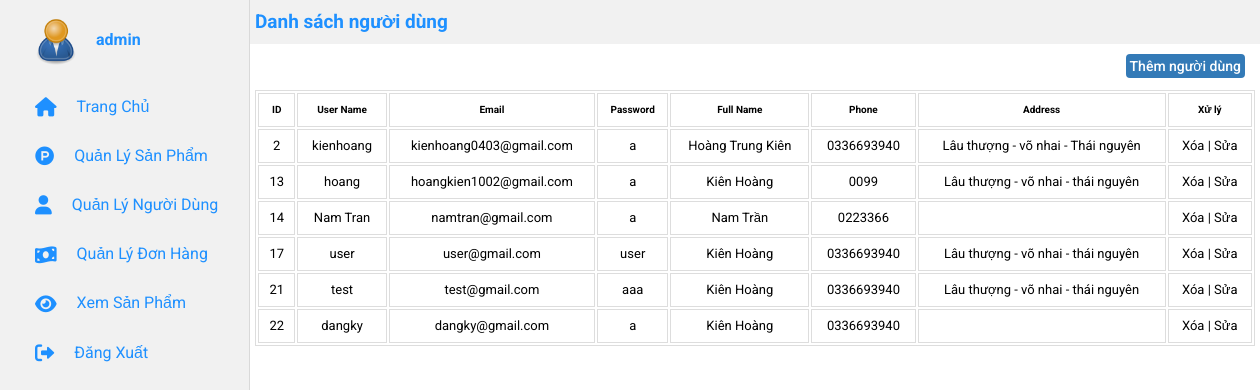
/index.php?controller=admin&action=user (signed in), run on the app's committed database.
### tables this page shows
CREATE TABLE `users` (
  `id` int(11) NOT NULL,
  `user_name` varchar(255) NOT NULL,
  `email` varchar(255) NOT NULL,
  `password` varchar(150) NOT NULL,
  `fullname` varchar(255) DEFAULT NULL,
  `phone` varchar(255) DEFAULT NULL,
  `address` varchar(255) DEFAULT NULL,
  `level` int(30) NOT NULL DEFAULT 1
);

### Controllers/BaseController.php (called while the page is built, shortened)
<?php
class BaseController
{
	protected function view($path, array $data = [])
	{
		return require (self::VIEW_FOLDER_NAME . '/' . str_replace('.', '/', $path) . '.php');
	}
}

### Views/frontend/admin/user.php (called while the page is built, shortened)
<?php
	$this->view('partitions.admins.users', [
			'users'  => $users,
		]);
?>

### Controllers/AdminController.php (called while the page is built, shortened)
<?php
class AdminController extends BaseController
{
	protected $userModel;
	public function __construct()
	{
		$this->userModel = new UserModel;
	}
	public function user()
	{
		$users = $this->userModel->getAll();
		$this->view('frontend.admin.user', [
			'users'  => $users,
		]);
	}
}
?>

### index.php (called while the page is built, shortened)
<?php
require './Core/Database.php';
require './helper/common.php';
require './Models/BaseModel.php';
require './Controllers/BaseController.php';
$actionName     = $_REQUEST['action'] ?? 'index';
$controllerObject = new $controllerName;
$controllerObject->$actionName();
?>

### Core/Database.php (called while the page is built, shortened)
<?php
class Database
{
	public function connect()
	{
		$connect = mysqli_connect(self::LOCAHOST,self::USERNAME,self::PASSWORD,self::DB_NAME);
		if (mysqli_connect_errno() === 0){
			return $connect;
		}
		return false;
	}
}
?>

### Models/BaseModel.php (called while the page is built, shortened)
<?php
class BaseModel extends Database
{
	protected $connect;
	public function __construct()
	{
		$this->connect = $this->connect();
	}
	public function _query($sql)
	{
		return mysqli_query($this->connect, $sql);
	}
	public function getUser($table)
	{
		$sql = "SELECT * FROM ${table} WHERE level = '1'";
		$query = $this->_query($sql);
		$data = [];
		while ($row = mysqli_fetch_assoc($query)){
			array_push($data, $row);
		}
		return $data;
	}
}
?>

### Models/UserModel.php (called while the page is built, shortened)
<?php
class UserModel extends BaseModel
{
	public function getAll($select = ['*'], $orderBy = [],$limit = 200)
	{
		return $this->getUser(self::TABLE);
	}
}
?>

### Views/partitions/admins/users.php (the view, shortened to what this page needs)
<section class="admin__content">
    <div class="categories">
        <div class="content">
            <h3 class="user__title">Danh sách người dùng</h3>
        </div>
    </div>
    <div class="content" style="margin-top: 10px">
        <a href="http://localhost:403/Guitar/index.php?controller=admin&action=viewInsertUser" class="btn btn-primary" style="float: right; font-weight: 500;padding: 2px 4px; margin-right: 10px;text-transform: none;">Thêm người dùng</a>
    </div>
    <div class="table__admin">
        <div class="content">
            <form action="">
                <table class="table table-border">
                    <thead>
                        <tr>
                            <th>ID</th>
                            <th>User Name</th>
                            <th>Email</th>
                            <th>Password</th>
                            <th>Full Name</th>
                            <th>Phone</th>
                            <th>Address</th>
                            <th>Xử lý</th>
                        </tr>
                    </thead>
                    <tbody>
                        <?php foreach($users as $user): ?>
                        <tr>
                            <td>
                                <span><?= $user['id'] ?></span>
                            </td>
                            <td>
                                <span><?= $user['user_name'] ?></span>
                            </td>
                            <td>
                                <span>
                                    <?= $user['email'] ?>
                                </span>
                            </td>
                            <td>
                                <span><?= $user['password'] ?></span>
                            </td>
                            <td>
                                <span><?= $user['fullname'] ?></span>
                            </td>
                            <td>
                                <span><?= $user['phone'] ?></span>
                            </td>
                            <td>
                                <span><?= $user['address'] ?></span>
                            </td>
                            <td>
                                <a onclick="return Del()" href="http://localhost:403/Guitar/index.php?controller=admin&action=deleteUser&id=<?= $user['id'] ?>">Xóa</a>
                                <a href="http://localhost:403/Guitar/index.php?controller=admin&action=viewUpdateUser&id=<?= $user['id'] ?>">| Sửa</a>
                            </td>
                        </tr>
                        <?php endforeach; ?>
                    </tbody>
                </table>
            </form>
        </div>
    </div>
</section>

### assets/css/base.css (style rules this page uses)
:root { --primary-color: #FEE60E; --white-color: #fff; --black-color: #000; --text-color: #333; --text2-color: #636363; --red-color: #FA0050; --red2-color: #c10017; --organ-color: #F86900; --header-height: 184px; --navbar-height: 34px; --search-height: 82px; --menu-height: calc(var(--header-height) - var(--navbar-height) - var(--search-height)); }
* { box-sizing: border-box; margin: 0; padding: 0; }
html { font-size: 62.5%; line-height: 1.6rem; font-family: 'Roboto', sans-serif; box-sizing: border-box; }
a { text-decoration: none; color: inherit; background-color: transparent; -webkit-transition: all 200ms ease-out; -moz-transition: all 200ms ease-out; -o-transition: all 200ms ease-out; transition: all 200ms ease-out; }
.btn { display: inline-block; padding: 6px 12px; margin-bottom: 0; font-size: 14px; font-weight: normal; line-height: 1.42857143; text-align: center; white-space: nowrap; vertical-align: middle; -ms-touch-action: manipulation; touch-action: manipulation; cursor: pointer; -webkit-user-select: none; -moz-user-select: none; -ms-user-select: none; user-select: none; background-image: none; border: 1px solid transparent; border-radius: 4px; }
.btn-primary { color: #fff; background-color: #337ab7; border-color: #2e6da4; }
.table-border { border: 1px solid #ddd; }
tr { height: 30px; }
.table-border > thead > tr > th { border: 1px solid #ddd; padding: 8px; }
.table-border > tbody > tr > td { border: 1px solid #ddd; padding: 8px; vertical-align: middle; font-size: 13px; text-align: center; }
tbody { display: table-row-group; vertical-align: middle; border-color: inherit; }

### assets/css/stylee.css (style rules this page uses)
.btn { border: 0 none; font-weight: 700; text-transform: uppercase; }

### assets/css/adminn.css (style rules this page uses)
.admin__content { position: absolute; top: 0; left: 250px; width: calc(100% - 250px); min-height: 100vh; transition: ease-in-out 0.5s; }
.content { width: 1000px; height: inherit; min-width: 1000px; max-width: 100%; margin: 0 auto; }
.categories { width: 100%; background: #f1f1f1; height: 44px; }
.table__admin { float: left; width: 100%; background-color: #fff; margin-top: 12px; }
.table { width: 100%; max-width: 100%; margin-bottom: 0; }
.user__title { height: 44px; line-height: 44px; font-size: 1.9em; color: #1e90ff; cursor: default; }

### data on the page
users: id "2", user_name "kienhoang", email "kienhoang0403@gmail.com", password "a", fullname "Hoàng Trung Kiên", phone "0336693940", address "Lâu thượng - võ nhai - Thái nguyên"
users: id "13", user_name "hoang", email "hoangkien1002@gmail.com", password "a", fullname "Kiên Hoàng", phone "0099", address "Lâu thượng - võ nhai - thái nguyên"
users: id "14", user_name "Nam Tran", email "namtran@gmail.com", password "a", fullname "Nam Trần", phone "0223366"
users: id "17", user_name "user", email "user@gmail.com", password "user", fullname "Kiên Hoàng", phone "0336693940", address "Lâu thượng - võ nhai - thái nguyên"
users: id "21", user_name "test", email "test@gmail.com", password "aaa", fullname "Kiên Hoàng", phone "0336693940", address "Lâu thượng - võ nhai - thái nguyên"
users: id "22", user_name "dangky", email "dangky@gmail.com", password "a", fullname "Kiên Hoàng", phone "0336693940"

### other printed values
$_SESSION['user']['user_name'] "admin"
